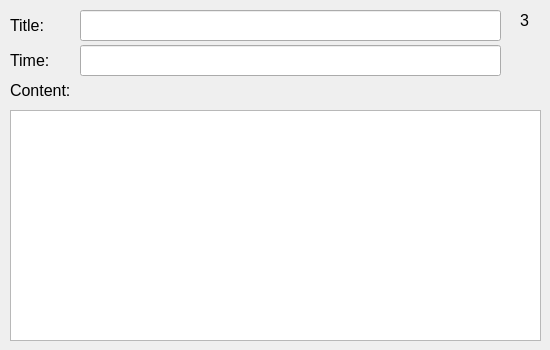
      <widget class="QWidget" name="Page3">
       <widget class="QLabel" name="label_7">
        <property name="geometry">
         <rect>
          <x>10</x>
          <y>15</y>
          <width>61</width>
          <height>21</height>
         </rect>
        </property>
        <property name="font">
         <font>
          <pointsize>12</pointsize>
         </font>
        </property>
        <property name="text">
         <string>Title:</string>
        </property>
       </widget>
       <widget class="QLabel" name="label_8">
        <property name="geometry">
         <rect>
          <x>10</x>
          <y>50</y>
          <width>91</width>
          <height>21</height>
         </rect>
        </property>
        <property name="font">
         <font>
          <pointsize>12</pointsize>
         </font>
        </property>
        <property name="text">
         <string>Time:</string>
        </property>
       </widget>
       <widget class="QLineEdit" name="title_3">
        <property name="geometry">
         <rect>
          <x>80</x>
          <y>10</y>
          <width>421</width>
          <height>31</height>
         </rect>
        </property>
        <property name="readOnly">
         <bool>true</bool>
        </property>
       </widget>
       <widget class="QLineEdit" name="time_3">
        <property name="geometry">
         <rect>
          <x>80</x>
          <y>45</y>
          <width>421</width>
          <height>31</height>
         </rect>
        </property>
        <property name="text">
         <string/>
        </property>
        <property name="readOnly">
         <bool>true</bool>
        </property>
       </widget>
       <widget class="QLabel" name="label_9">
        <property name="geometry">
         <rect>
          <x>10</x>
          <y>80</y>
          <width>161</width>
          <height>21</height>
         </rect>
        </property>
        <property name="font">
         <font>
          <pointsize>12</pointsize>
         </font>
        </property>
        <property name="text">
         <string>Content:</string>
        </property>
       </widget>
       <widget class="QLabel" name="label_33">
        <property name="geometry">
         <rect>
          <x>520</x>
          <y>10</y>
          <width>21</width>
          <height>21</height>
         </rect>
        </property>
        <property name="font">
         <font>
          <pointsize>12</pointsize>
         </font>
        </property>
        <property name="layoutDirection">
         <enum>Qt::LeftToRight</enum>
        </property>
        <property name="frameShape">
         <enum>QFrame::NoFrame</enum>
        </property>
        <property name="text">
         <string>3</string>
        </property>
       </widget>
       <widget class="QPlainTextEdit" name="plainTextEdit_3">
        <property name="geometry">
         <rect>
          <x>10</x>
          <y>110</y>
          <width>531</width>
          <height>231</height>
         </rect>
        </property>
        <property name="readOnly">
         <bool>true</bool>
        </property>
       </widget>
      </widget>
